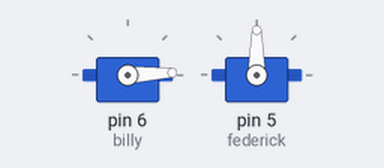
The sketch below on a simulated Arduino Uno, built with avr-gcc and run on an emulated ATmega328P. Shown: 2 × servo.

Above: at 0.05 s.
Timing chart, 0 to 3.1 s (numbered marks = the images above):
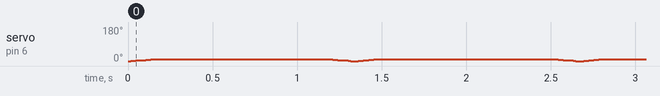

The sketch:

DoorOpener.ino
```cpp
#include <Servo.h>

Servo billy;
Servo federick;

int posBilly = 0;
int posFederick = 0;

void setup() {
  // put your setup code here, to run once:
  billy.attach(6);
  federick.attach(5);
}

void loop() {
  // put your main code here, to run repeatedly:
  for (posBilly = 0; posBilly <= 10; posBilly += 1)
  {
    billy.write(posBilly);
    delay(15);
  }

  delay(1000);

  for (posBilly = 10; posBilly >= 0; posBilly -= 1)
  {
    billy.write(posBilly);
    delay(15);
  }
}
```
